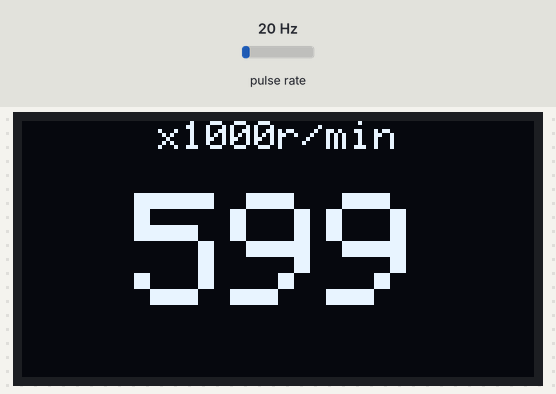
Recording of a sketch running on a simulated Arduino Uno, built with avr-gcc and run on an emulated ATmega328P. On the bench: 128×64 one-colour display. Wiring (inferred from the names in the program): pulse sensor: data pin 2. The test bench sets the inputs (shaded band); at power-on: pulse rate 20 Hz.

Above: at 1.2 s.
1.3 s: pulse rate (sensor on pin 2) set to 150 Hz
At 2.64 s:
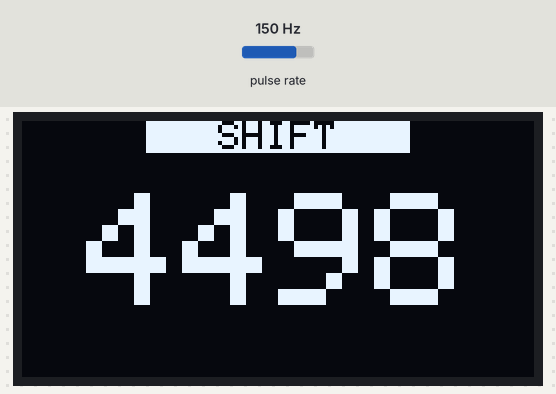
3.7 s: pulse rate (sensor on pin 2) set to 100 Hz
At 5.3 s:
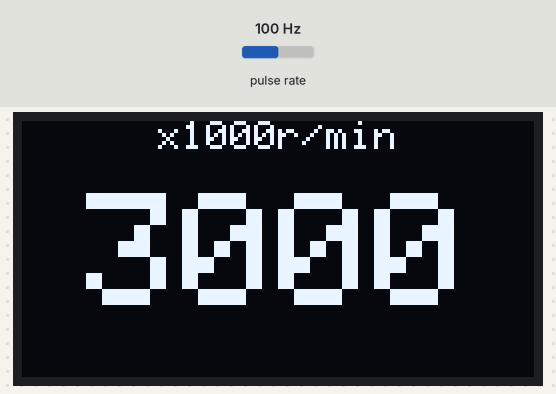
6.2 s: pulse rate (sensor on pin 2) set to 4 Hz
At 7.2 s:
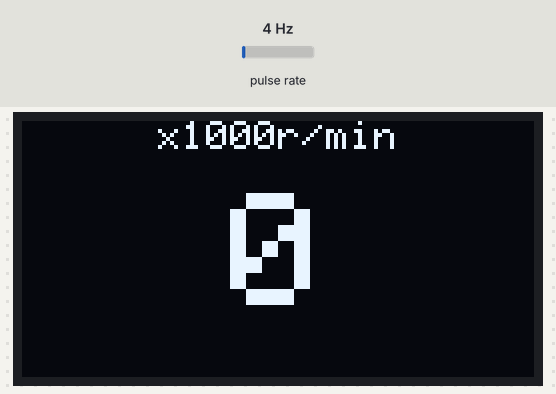
Timing chart, 0 to 9.2 s (numbered marks = the images above; inputs shaded):
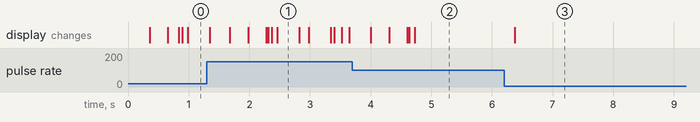

The sketch:

program_lcd_4_3.ino
```cpp
#include <Wire.h>
#include <Adafruit_GFX.h>
#include <Adafruit_SSD1306.h>

// --- 1. ตั้งค่าจอ OLED ---
const int SCREEN_WIDTH = 128;
const int SCREEN_HEIGHT = 64;
const int OLED_ADDRESS = 0x3C;
const int OLED_RESET = -1;
Adafruit_SSD1306 display(SCREEN_WIDTH, SCREEN_HEIGHT, &Wire, OLED_RESET);

// --- 2. ตั้งค่าการวัดรอบเครื่อง (Interrupt) ---
const byte PULSE_PIN = 2; // ขารับสัญญาณจาก Optocoupler (D2)
volatile unsigned long lastPulseTime = 0;
volatile unsigned long pulseInterval = 0;
const int pulsesPerRevolution = 2; // จำนวนพัลส์ต่อ 1 รอบ (ค่าเริ่มต้นสำหรับ 4 สูบ)

// --- 3. ตั้งค่าระบบ Smoothing (ตัวเลขสมูท) ---
float smoothedRpm = 0;
const float smoothingFactor = 0.2; // ปรับความหนืด (0.1 ถึง 0.3)

// --- 4. ตั้งค่าระบบ UI และ Timer ---
unsigned long previousBlinkMillis = 0;
const long blinkInterval = 100;     // ความเร็วกระพริบ Shift Light (ms)
bool isBlinkVisible = true;
unsigned long lastDrawTime = 0;     // ตัวจับเวลาสำหรับวาดหน้าจอ

// ==========================================
// Interrupt Service Routine (ISR)
// ทำงานทันทีเมื่อมีสัญญาณพัลส์เข้ามาที่ขา D2
// ==========================================
void pulseISR() {
  unsigned long currentTime = micros();
  unsigned long interval = currentTime - lastPulseTime;

  // Debounce: กรองสัญญาณขยะที่เร็วกว่า 2000us (ประมาณ 15,000 RPM)
  if (interval > 2000) {
    pulseInterval = interval;
    lastPulseTime = currentTime;
  }
}

// ==========================================
// ฟังก์ชันตั้งค่าเริ่มต้น
// ==========================================
void setup() {
  Serial.begin(115200);

  // เริ่มต้นจอ OLED
  if(!display.begin(SSD1306_SWITCHCAPVCC, OLED_ADDRESS)) {
    Serial.println(F("OLED allocation failed"));
    for(;;);
  }
  display.clearDisplay();
  display.display();

  // ตั้งค่าขา Interrupt และเปิด Pull-up ภายใน
  pinMode(PULSE_PIN, INPUT_PULLUP);
  attachInterrupt(digitalPinToInterrupt(PULSE_PIN), pulseISR, FALLING);
}

// ==========================================
// ฟังก์ชัน UI: วาด Header แจ้งเตือน (Shift Light)
// ==========================================
void displayHeader(int rpm, bool blinkState) {
  display.setTextSize(1);
  if (rpm > 3800) {
    if (blinkState) {
      display.setTextColor(BLACK, WHITE); // Invert: พื้นสว่าง ตัวหนังสือดำ
      display.setCursor(31, 0);
      display.print("   SHIFT   ");
    }
  } else {
    display.setTextColor(WHITE);
    display.setCursor(34, 0);
    display.print("x1000r/min");
  }
}

// ==========================================
// ฟังก์ชัน UI: วาดตัวเลข RPM
// ==========================================
void displayRPM(int rpm) {
  display.setTextSize(4);
  display.setTextColor(WHITE); // คืนค่าสีปกติ

  int cursorX = 16;
  if (rpm < 1000) cursorX = 28;
  if (rpm < 100)  cursorX = 40;
  if (rpm < 10)   cursorX = 52;

  display.setCursor(cursorX, 18);
  display.print(rpm);
}

// ==========================================
// ฟังก์ชัน UI: วาดแถบวัดรอบด้านล่าง (Dynamic Color)
// ==========================================
void displayIndicator(int rpm) {
  int maxSteps = 10;
  // เทียบสัดส่วนรอบเครื่อง (สูงสุดที่ 6500 RPM ตามสเปกเดิม)
  int activeSteps = map(rpm, 0, 6500, 0, maxSteps);
  if (activeSteps > maxSteps) activeSteps = maxSteps;
  if (activeSteps < 0) activeSteps = 0;

  // 1. เช็คเงื่อนไขเพื่อกำหนดสีของหลอดไฟตามรอบเครื่องปัจจุบัน
  uint8_t barColor;
  if (rpm <= 2500) {
    barColor = 28;   // สีเขียว
  } else if (rpm <= 3800) {
    barColor = 244;  // สีเหลืองอำพัน
  } else {
    barColor = 224;  // สีแดง
  }

  // 2. วาดหลอดไฟลงบนจอ
  for (int i = 0; i < maxSteps; i++) {
    int x = 10 + (i * 24); // จัดระยะห่างของแต่ละช่องให้พอดีจอ 4.3 นิ้ว

    if (i < activeSteps) {
      // ระบายสีทึบตามเงื่อนไข (Dynamic Color)
      display.fillRect(x, 200, 20, 20, barColor);
    } else {
      // ช่องที่รอบยังไม่ถึง ให้วาดแค่กรอบสีเทาเข้มเพื่อความสวยงาม
      display.drawRect(x, 200, 20, 20, 73);
    }
  }
}

// ==========================================
// Main Flow (Controller)
// ==========================================
void loop() {
  unsigned long currentMillis = millis();

  // 1. สลับสถานะกระพริบ Shift Light (ทุกๆ 100ms)
  if (currentMillis - previousBlinkMillis >= blinkInterval) {
    previousBlinkMillis = currentMillis;
    isBlinkVisible = !isBlinkVisible;
  }

  // 2. ควบคุมความเร็วในการวาดหน้าจอ (ประมาณ 33 FPS) ไม่ให้กินแรงบอร์ด
  if (currentMillis - lastDrawTime >= 30) {
    lastDrawTime = currentMillis;

    // --- ดึงข้อมูลจาก Interrupt อย่างปลอดภัย ---
    noInterrupts();
    unsigned long currentInterval = pulseInterval;
    unsigned long timeSinceLastPulse = micros() - lastPulseTime;
    interrupts();

    int rawRpm = 0;

    // --- คำนวณ Raw RPM ---
    // ถ้าไม่มีพัลส์มาเกิน 1 วินาที ให้ถือว่าเครื่องดับ
    if (timeSinceLastPulse < 1000000) {
      if (currentInterval > 0) {
        rawRpm = (60000000UL / currentInterval) / pulsesPerRevolution;
      }
    }

    // --- เข้าสมการ Smoothing ---
    if (rawRpm == 0 || rawRpm < 300) {
      smoothedRpm = 0;
    } else {
      smoothedRpm = (smoothingFactor * rawRpm) + ((1.0 - smoothingFactor) * smoothedRpm);
    }

    int finalDisplayRpm = (int)smoothedRpm;

    // --- สั่งวาดหน้าจอ ---
    display.clearDisplay();
    displayHeader(finalDisplayRpm, isBlinkVisible);
    displayRPM(finalDisplayRpm);
    displayIndicator(finalDisplayRpm);
    display.display();
  }
}
```

Measured:
- after the input at 1.3 s, the display: first changes after 0.05 s (image 1 shows a later state)
- after the input at 3.7 s, the display: first changes after 0.30 s (image 2 shows a later state)
- after the input at 6.2 s, the display: changes after 0.18 s (image 3)
